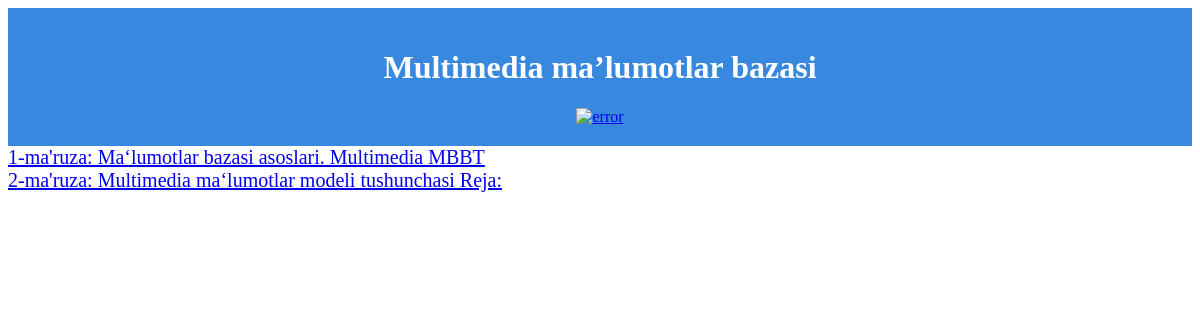
The page /multimediya/ on the database its author committed.
### myapp/models.py (models this page shows, shortened)
class Multimedia(models.Model):
    name = models.CharField(max_length=255)
    description = models.TextField()
    url = models.URLField()

### myapp/views.py (the view)
# urls.py: path('', MultimediaViews.as_view(), name='home'),
class MultimediaViews(TemplateView):
    def get(self, request):
        context = {}
        clay = Multimedia.objects.all()
        context['temp'] = clay
        return render(request, 'home.html', {'temp': clay})

### templates/home.html (shortened to what this page needs)
<!DOCTYPE html>
<html lang="en">
<head>
</head>
<body>
    <header>
        <h1>Multimedia ma’lumotlar bazasi</h1>
            <div>
                <span>
                    <a href="{% url 'base' %}"><img src="https://static.tuit.uz/uploads/1/W73eM8T-hn5cLRoa_rQWKshn3eUutXvm.png" alt="error"></a>
                </span>
            </div>
    </header>
    {% for i in temp %}
        <a href="info?themes={{ i.id }}" style="font-size: 20px;">{{ i.id }}{{ i.name }}</a><br>
    {% endfor %}
</body>
</html>

### templates/home.html (style rules this page uses)
header { background-color: #3888df; color: #fff; text-align: center; padding: 20px; }
div img { max-width: 90px; max-height: 100px; }
a { text-decoration: underline; }

### rows shown on the page
Multimedia: id "1", name "-ma'ruza: Ma‘lumotlar bazasi asoslari. Multimedia MBBT"
Multimedia: id "2", name "-ma'ruza: Multimedia ma‘lumotlar modeli tushunchasi Reja:"
